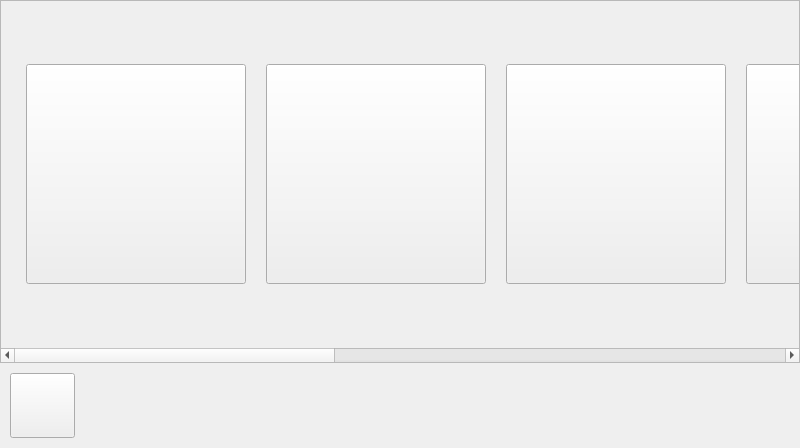
<?xml version="1.0" encoding="UTF-8"?>
<ui version="4.0">
 <class>SettingsPage</class>
 <widget class="QWidget" name="SettingsPage">
  <property name="enabled">
   <bool>true</bool>
  </property>
  <property name="geometry">
   <rect>
    <x>0</x>
    <y>0</y>
    <width>800</width>
    <height>448</height>
   </rect>
  </property>
  <property name="minimumSize">
   <size>
    <width>0</width>
    <height>0</height>
   </size>
  </property>
  <property name="maximumSize">
   <size>
    <width>800</width>
    <height>448</height>
   </size>
  </property>
  <property name="windowTitle">
   <string>TouchDisplay</string>
  </property>
  <layout class="QVBoxLayout" name="verticalLayout">
   <property name="spacing">
    <number>0</number>
   </property>
   <property name="leftMargin">
    <number>0</number>
   </property>
   <property name="topMargin">
    <number>0</number>
   </property>
   <property name="rightMargin">
    <number>0</number>
   </property>
   <property name="bottomMargin">
    <number>0</number>
   </property>
   <item>
    <widget class="QScrollArea" name="SettingsScrollArea">
     <property name="widgetResizable">
      <bool>true</bool>
     </property>
     <widget class="QWidget" name="scrollAreaWidgetContents">
      <property name="geometry">
       <rect>
        <x>0</x>
        <y>0</y>
        <width>1925</width>
        <height>347</height>
       </rect>
      </property>
      <layout class="QHBoxLayout" name="horizontalLayout">
       <property name="spacing">
        <number>20</number>
       </property>
       <property name="leftMargin">
        <number>25</number>
       </property>
       <property name="topMargin">
        <number>0</number>
       </property>
       <property name="rightMargin">
        <number>0</number>
       </property>
       <property name="bottomMargin">
        <number>0</number>
       </property>
       <item>
        <widget class="QPushButton" name="Serial">
         <property name="sizePolicy">
          <sizepolicy hsizetype="Fixed" vsizetype="Expanding">
           <horstretch>0</horstretch>
           <verstretch>0</verstretch>
          </sizepolicy>
         </property>
         <property name="minimumSize">
          <size>
           <width>220</width>
           <height>220</height>
          </size>
         </property>
         <property name="maximumSize">
          <size>
           <width>220</width>
           <height>220</height>
          </size>
         </property>
         <property name="text">
          <string/>
         </property>
         <property name="icon">
          <iconset resource="img.qrc">
           <normaloff>:/img/img/Connection.png</normaloff>:/img/img/Connection.png</iconset>
         </property>
         <property name="iconSize">
          <size>
           <width>220</width>
           <height>220</height>
          </size>
         </property>
        </widget>
       </item>
       <item>
        <widget class="QPushButton" name="UserUpdate">
         <property name="sizePolicy">
          <sizepolicy hsizetype="Fixed" vsizetype="Expanding">
           <horstretch>0</horstretch>
           <verstretch>0</verstretch>
          </sizepolicy>
         </property>
         <property name="minimumSize">
          <size>
           <width>220</width>
           <height>220</height>
          </size>
         </property>
         <property name="maximumSize">
          <size>
           <width>220</width>
           <height>220</height>
          </size>
         </property>
         <property name="text">
          <string/>
         </property>
         <property name="icon">
          <iconset resource="img.qrc">
           <normaloff>:/img/img/Update.png</normaloff>:/img/img/Update.png</iconset>
         </property>
         <property name="iconSize">
          <size>
           <width>220</width>
           <height>220</height>
          </size>
         </property>
        </widget>
       </item>
       <item>
        <widget class="QPushButton" name="w_pushbutton_duex">
         <property name="sizePolicy">
          <sizepolicy hsizetype="Fixed" vsizetype="Expanding">
           <horstretch>0</horstretch>
           <verstretch>0</verstretch>
          </sizepolicy>
         </property>
         <property name="minimumSize">
          <size>
           <width>220</width>
           <height>220</height>
          </size>
         </property>
         <property name="maximumSize">
          <size>
           <width>220</width>
           <height>220</height>
          </size>
         </property>
         <property name="text">
          <string/>
         </property>
         <property name="icon">
          <iconset resource="img.qrc">
           <normaloff>:/img/img/Dual_Extruder_Calibration.png</normaloff>:/img/img/Dual_Extruder_Calibration.png</iconset>
         </property>
         <property name="iconSize">
          <size>
           <width>220</width>
           <height>220</height>
          </size>
         </property>
        </widget>
       </item>
       <item>
        <widget class="QPushButton" name="w_pushbutton_info">
         <property name="sizePolicy">
          <sizepolicy hsizetype="Fixed" vsizetype="Expanding">
           <horstretch>0</horstretch>
           <verstretch>0</verstretch>
          </sizepolicy>
         </property>
         <property name="minimumSize">
          <size>
           <width>220</width>
           <height>220</height>
          </size>
         </property>
         <property name="maximumSize">
          <size>
           <width>220</width>
           <height>220</height>
          </size>
         </property>
         <property name="text">
          <string/>
         </property>
         <property name="icon">
          <iconset resource="img.qrc">
           <normaloff>:/img/img/Info.png</normaloff>:/img/img/Info.png</iconset>
         </property>
         <property name="iconSize">
          <size>
           <width>220</width>
           <height>220</height>
          </size>
         </property>
        </widget>
       </item>
       <item>
        <widget class="QPushButton" name="w_pushbutton_debug">
         <property name="minimumSize">
          <size>
           <width>220</width>
           <height>220</height>
          </size>
         </property>
         <property name="maximumSize">
          <size>
           <width>220</width>
           <height>220</height>
          </size>
         </property>
         <property name="text">
          <string/>
         </property>
         <property name="icon">
          <iconset resource="img.qrc">
           <normaloff>:/img/img/Debug.png</normaloff>:/img/img/Debug.png</iconset>
         </property>
         <property name="iconSize">
          <size>
           <width>220</width>
           <height>220</height>
          </size>
         </property>
        </widget>
       </item>
       <item>
        <widget class="QPushButton" name="Wifi">
         <property name="enabled">
          <bool>false</bool>
         </property>
         <property name="sizePolicy">
          <sizepolicy hsizetype="Fixed" vsizetype="Expanding">
           <horstretch>0</horstretch>
           <verstretch>0</verstretch>
          </sizepolicy>
         </property>
         <property name="minimumSize">
          <size>
           <width>220</width>
           <height>220</height>
          </size>
         </property>
         <property name="maximumSize">
          <size>
           <width>220</width>
           <height>220</height>
          </size>
         </property>
         <property name="text">
          <string/>
         </property>
         <property name="icon">
          <iconset resource="img.qrc">
           <normaloff>:/img/img/Wifi.png</normaloff>:/img/img/Wifi.png</iconset>
         </property>
         <property name="iconSize">
          <size>
           <width>220</width>
           <height>220</height>
          </size>
         </property>
        </widget>
       </item>
       <item>
        <widget class="QPushButton" name="w_pushbutton_term">
         <property name="enabled">
          <bool>false</bool>
         </property>
         <property name="sizePolicy">
          <sizepolicy hsizetype="Fixed" vsizetype="Expanding">
           <horstretch>0</horstretch>
           <verstretch>0</verstretch>
          </sizepolicy>
         </property>
         <property name="minimumSize">
          <size>
           <width>220</width>
           <height>220</height>
          </size>
         </property>
         <property name="maximumSize">
          <size>
           <width>220</width>
           <height>220</height>
          </size>
         </property>
         <property name="text">
          <string/>
         </property>
         <property name="icon">
          <iconset resource="img.qrc">
           <normaloff>:/img/img/Terminal.png</normaloff>:/img/img/Terminal.png</iconset>
         </property>
         <property name="iconSize">
          <size>
           <width>220</width>
           <height>220</height>
          </size>
         </property>
        </widget>
       </item>
       <item>
        <widget class="QPushButton" name="Server">
         <property name="enabled">
          <bool>false</bool>
         </property>
         <property name="sizePolicy">
          <sizepolicy hsizetype="Fixed" vsizetype="Expanding">
           <horstretch>0</horstretch>
           <verstretch>0</verstretch>
          </sizepolicy>
         </property>
         <property name="minimumSize">
          <size>
           <width>220</width>
           <height>220</height>
          </size>
         </property>
         <property name="maximumSize">
          <size>
           <width>220</width>
           <height>220</height>
          </size>
         </property>
         <property name="text">
          <string/>
         </property>
         <property name="icon">
          <iconset resource="img.qrc">
           <normaloff>:/img/img/Server_Setup.png</normaloff>:/img/img/Server_Setup.png</iconset>
         </property>
         <property name="iconSize">
          <size>
           <width>220</width>
           <height>220</height>
          </size>
         </property>
        </widget>
       </item>
      </layout>
     </widget>
    </widget>
   </item>
   <item>
    <widget class="QWidget" name="BottomBar" native="true">
     <layout class="QHBoxLayout" name="horizontalLayout_2">
      <property name="spacing">
       <number>0</number>
      </property>
      <property name="leftMargin">
       <number>10</number>
      </property>
      <property name="topMargin">
       <number>10</number>
      </property>
      <property name="rightMargin">
       <number>10</number>
      </property>
      <property name="bottomMargin">
       <number>10</number>
      </property>
      <item>
       <widget class="QPushButton" name="Back">
        <property name="sizePolicy">
         <sizepolicy hsizetype="Maximum" vsizetype="Maximum">
          <horstretch>0</horstretch>
          <verstretch>0</verstretch>
         </sizepolicy>
        </property>
        <property name="minimumSize">
         <size>
          <width>65</width>
          <height>65</height>
         </size>
        </property>
        <property name="maximumSize">
         <size>
          <width>16777215</width>
          <height>16777215</height>
         </size>
        </property>
        <property name="focusPolicy">
         <enum>Qt::NoFocus</enum>
        </property>
        <property name="text">
         <string/>
        </property>
        <property name="icon">
         <iconset resource="img.qrc">
          <normaloff>:/img/img/Small_arrow.png</normaloff>:/img/img/Small_arrow.png</iconset>
        </property>
        <property name="iconSize">
         <size>
          <width>55</width>
          <height>55</height>
         </size>
        </property>
       </widget>
      </item>
      <item>
       <spacer name="horizontalSpacer">
        <property name="orientation">
         <enum>Qt::Horizontal</enum>
        </property>
        <property name="sizeType">
         <enum>QSizePolicy::Expanding</enum>
        </property>
        <property name="sizeHint" stdset="0">
         <size>
          <width>282</width>
          <height>40</height>
         </size>
        </property>
       </spacer>
      </item>
     </layout>
    </widget>
   </item>
  </layout>
 </widget>
 <resources>
  <include location="img.qrc"/>
 </resources>
 <connections/>
</ui>
